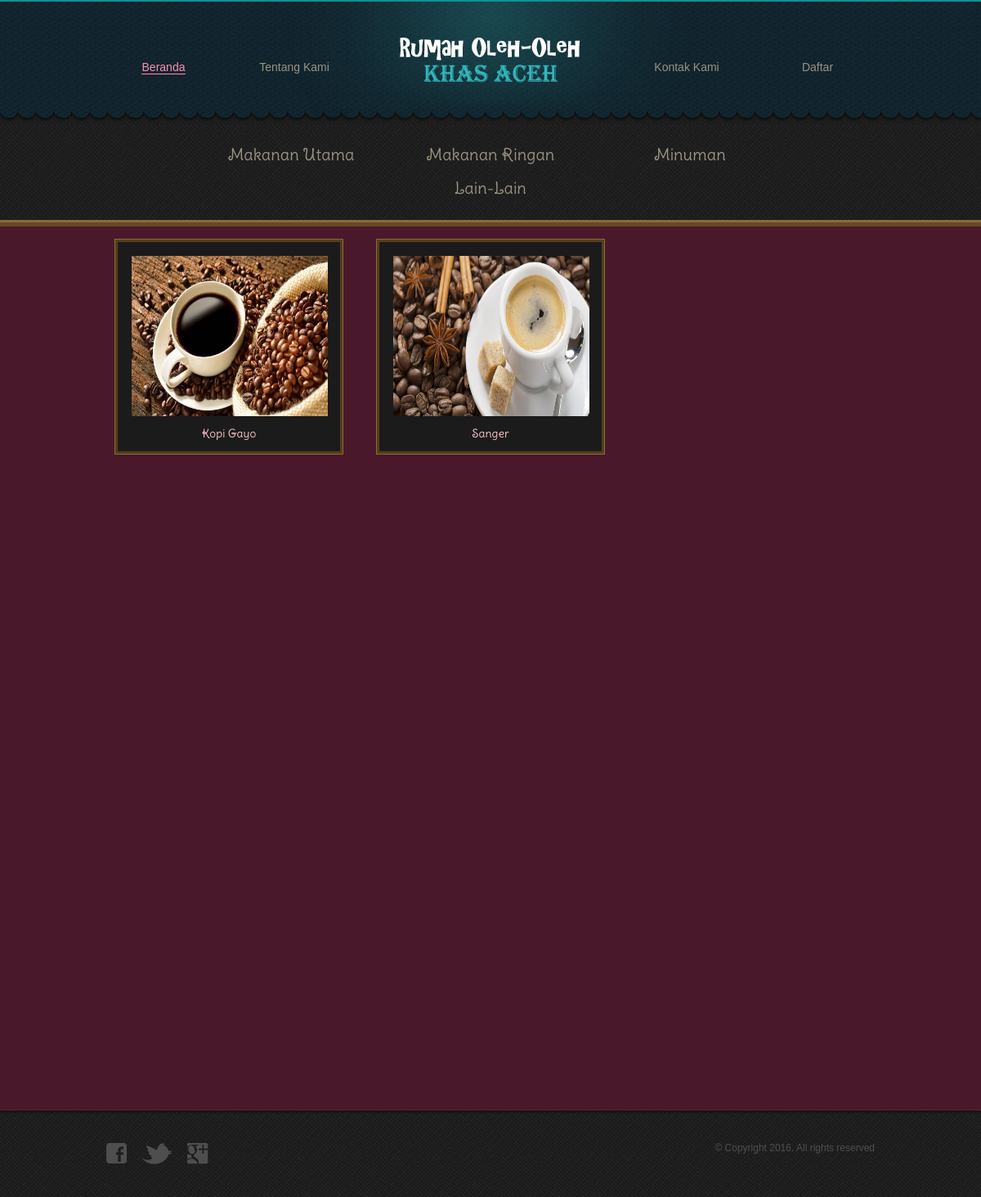
/minuman.php, run on the app's committed database.
### tables this page shows
CREATE TABLE IF NOT EXISTS `barang` (
  `id_barang` int(5) NOT NULL AUTO_INCREMENT,
  `id_jenis` int(3) NOT NULL,
  `nama_barang` varchar(20) NOT NULL,
  `harga` int(10) NOT NULL,
  `stok` varchar(3) NOT NULL,
  `gambar` varchar(50) NOT NULL,
  `keterangan` varchar(300) NOT NULL,
  PRIMARY KEY (`id_barang`),
  KEY `barang_ibfk_1` (`id_jenis`)
);

### minuman.php (the view, shortened to what this page needs)
<!DOCTYPE html>
<html>
<head>
	<link rel="stylesheet" type="text/css" href="css/style.css">
</head>
<body>
	<?php
		include 'header.php';
	?>
	<div id="body">
		<div id="content">
		<ul class="gallery">
				<?php
					$result = mysql_query ("SELECT b.gambar, b.nama_barang, b.id_barang
											FROM barang b, jenis j
											WHERE b.id_jenis = j.id_jenis AND j.id_jenis =3 GROUP BY b.nama_barang");
					while ($cols = mysql_fetch_array($result)) {
				?>
				<li>
					<a href="listcompleteminuman.php?id_barang=<?php echo $cols[2] ?>" class="figure">
					<img src="barang/<?php echo $cols [0] ?>" alt="" width="240" height="196">
					<br><?php echo $cols [1] ?><br><br>
					</a>
				</li>
				<?php }; ?>
				<li>
				</li>
			</ul>
		</div>
	</div>
	<?php
		include 'footer.php';
	?>
</body>
</html>

### css/style.css (style rules this page uses)
body { background: url(../images/bg-body.jpg) repeat left top; font-family: Arial, Helvetica, sans-serif; font-size: 14px; line-height: 1; margin: 0; min-width: 960px; padding: 0; }
a { outline: none; }
img { border: 0; }
#body { background: #4a182b; border-bottom: 1px solid #5f233a; min-height: 1050px; padding: 15px 0 15px; width: 100%; }
#body > div { margin: 0 auto; padding: 0; width: 960px; }
#body #content { overflow: hidden; }
#body #content ul { margin: 0; overflow: hidden; padding: 0; }
#body #content ul li { list-style: none; margin: 0; padding: 0; }
#body #content ul.gallery li { background: #543f1b; border: 1px solid #876a38; float: left; margin: 0 20px 32px; padding: 3px; width: 272px; }
#body #content ul.gallery li:last-child { background: none; border: 0; }
#body #content ul.gallery li a.figure { color: #fcc5c9; background: #1b1b1b; border: 1px solid #1e1d1b; display: block; font-size: 14px; font-family: 'DeliusSwashCaps-Regular'; font-weight: normal; padding: 16px 16px 0; text-align: center; text-decoration: none; }
#body #content ul.gallery li a.figure img { display: block; }

### data on the page
barang: gambar (picture), nama_barang "Kopi Gayo"
barang: gambar (picture), nama_barang "Sanger"
